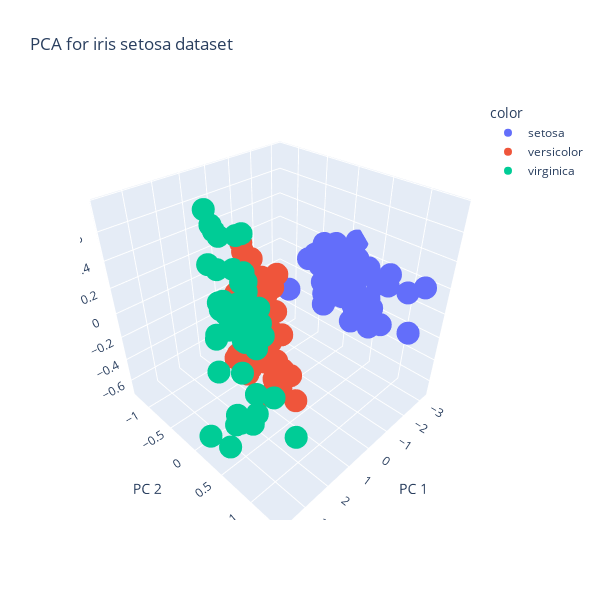

The notebook cell saved with this chart:
### Markdown cell above
3. Create PCA visualization

### Code cell
pca = PCA(n_components=3)
components = pca.fit_transform(X)


fig = px.scatter_3d(
    components, x=0, y=1, z=2, color=df['species'],
    width= 600, height= 600,
    title=f'PCA for iris setosa dataset ',
    labels={'0': 'PC 1', '1': 'PC 2', '2': 'PC 3'}
)
fig.show()
